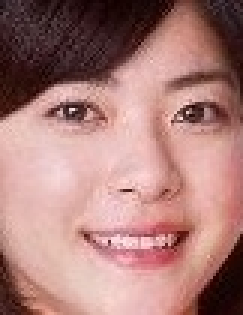
#> input picture gender_detection_dataset/female/197582.jpg.jpg, 81 x 105 px (shown 3 times larger); its folder holds only this picture in this run
$ jupyter execute --allow-errors model.ipynb
#> lines starting #> are read from the running program, lines starting #| are printed output that depends on the picture
#> further down, img is the input picture: shape (105, 81, 3); mean B, G, R 121.2, 125.8, 170.9
#> `img=cv2.resize(img,(32,32))`:
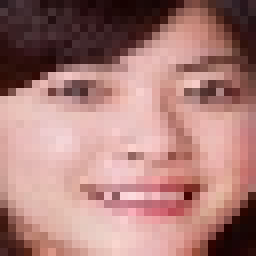
#> img: shape (32, 32, 3) (shown 8 times larger); mean R, G, B 170.4, 125.4, 120.7
#> `img=img.flatten()`: img = 3072 values, max 0.988 at index 1776, min 0 at index 2774, mean 0.544
[cell 1]
import cv2
from sklearn.model_selection import GridSearchCV
import glob
from sklearn.model_selection import train_test_split
from sklearn.svm import SVC
from sklearn.metrics import accuracy_score
from joblib import dump
import numpy as np

[cell 2]
image=[]
label=[]
#> (the rest of this cell did not finish here and is left out)


$ run again, on gender_detection_dataset/male/191247.jpg.jpg
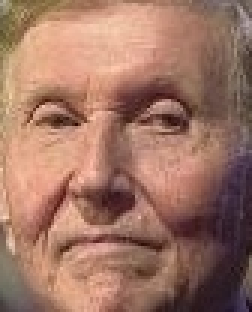
#> input picture gender_detection_dataset/male/191247.jpg.jpg, 84 x 104 px (shown 3 times larger)
#> img is the input picture: shape (104, 84, 3); mean B, G, R 99.8, 116.5, 158.8
#> `img=cv2.resize(img,(32,32))`:
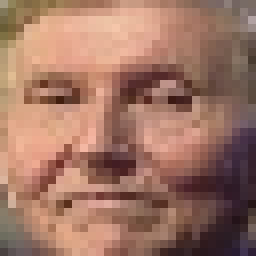
#> img: shape (32, 32, 3) (shown 8 times larger); mean R, G, B 158.7, 116.3, 99.7
#> `img=img.flatten()`: img = 3072 values, max 0.961 at index 330, min 0.0549 at index 1175, mean 0.49

$ run again, on gender_detection_dataset/female/197598.jpg.jpg
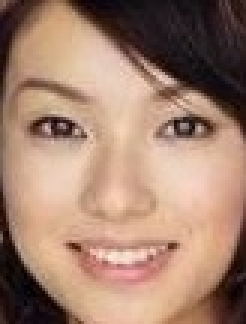
#> input picture gender_detection_dataset/female/197598.jpg.jpg, 82 x 108 px (shown 3 times larger)
#> img is the input picture: shape (108, 82, 3); mean B, G, R 110.6, 129.2, 162.6
#> `img=cv2.resize(img,(32,32))`:
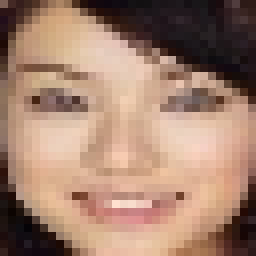
#> img: shape (32, 32, 3) (shown 8 times larger); mean R, G, B 162.5, 129.1, 110.6
#> `img=img.flatten()`: img = 3072 values, max 1 at index 2442, min 0.00392 at index 2501, mean 0.526

$ run again, on gender_detection_dataset/female/197654.jpg.jpg
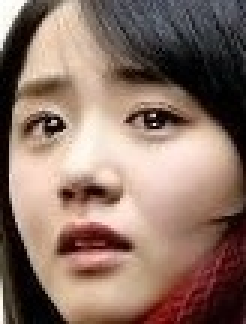
#> input picture gender_detection_dataset/female/197654.jpg.jpg, 82 x 108 px (shown 3 times larger)
#> img is the input picture: shape (108, 82, 3); mean B, G, R 101.9, 113.9, 139.1
#> `img=cv2.resize(img,(32,32))`:
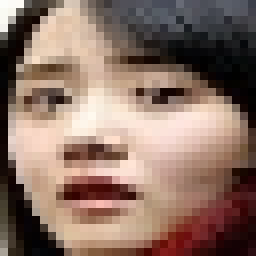
#> img: shape (32, 32, 3) (shown 8 times larger); mean R, G, B 138.9, 113.6, 101.6
#> `img=img.flatten()`: img = 3072 values, max 1 at index 1185, min 0 at index 488, mean 0.463
